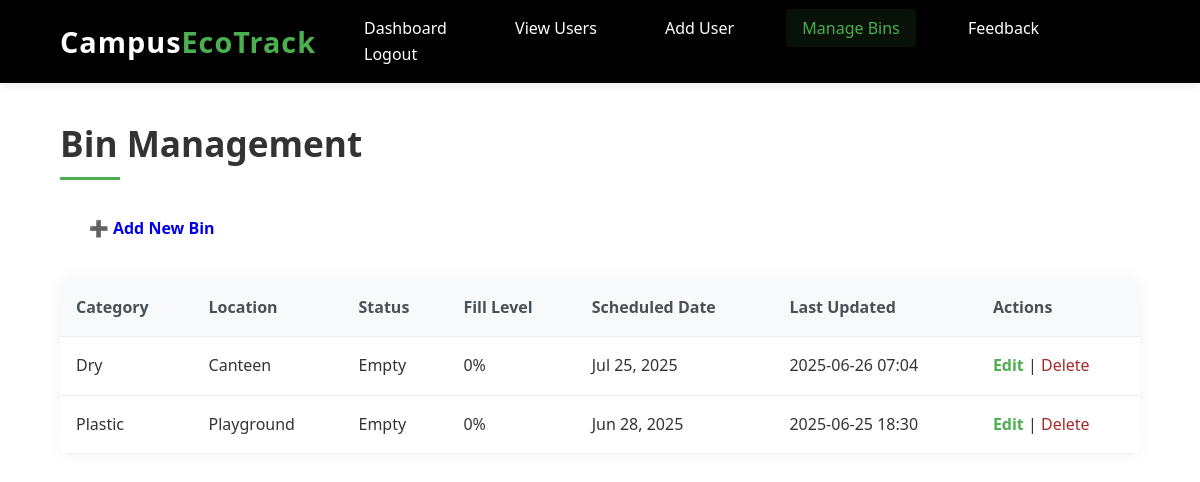
Screenshot of /manage_bins (signed in) with the database file from the repository.
### general/models.py (models this page shows, shortened)
class Bin(models.Model):
    CATEGORY_CHOICES = [
        ('Dry', 'Dry'),
        ('Wet', 'Wet'),
        ('Plastic', 'Plastic'),
        ('E-Waste', 'E-Waste'),
        ('Other', 'Other'),
    ]
    LOCATION_CHOICES = [
        ('Block A', 'Block A'),
        ('Block B', 'Block B'),
        ('Canteen', 'Canteen'),
        ('Hostel', 'Hostel'),
        ('Library', 'Library'),
        ('Playground', 'Playground'),
    ]
    location = models.CharField(max_length=100, choices=LOCATION_CHOICES)
    category = models.CharField(max_length=50, choices=CATEGORY_CHOICES)
    status = models.CharField(max_length=20, choices=[('Empty', 'Empty'), ('Full', 'Full')], default='Empty')
    fill_level = models.IntegerField(default=0)  # % full (0 to 100)
    last_updated = models.DateTimeField(auto_now=True)
    scheduled_date = models.DateField(null=True, blank=True)

### admins/views.py (the view)
# urls.py: path('manage_bins', views.manage_bins, name='manage_bins'),
@login_required
def manage_bins(request):
    if request.user.role != 'admin':
        return render(request, '403.html')
    bins = Bin.objects.all()
    return render(request, 'manage_bins.html', {'bins': bins})

### admins/templates/manage_bins.html (shortened to what this page needs)
{% load static %}
<!DOCTYPE html>
<html>
<head>
    <link rel="stylesheet" href="{% static 'dashboard.css' %}">
</head>
<body>
<header>
    <div class="logo">Campus<span>EcoTrack</span></div>
    <nav>
        <a href="{% url 'admin_dashboard' %}">Dashboard</a>
        <a href="{% url 'view_users' %}">View Users</a>
        <a href="{% url 'add_user' %}">Add User</a>
        <a class="active" href="{% url 'manage_bins' %}">Manage Bins</a>
        <a href="{% url 'view_feedback' %}">Feedback</a>
        <a href="{% url 'logout_view' %}">Logout</a>
    </nav>
</header>
<main class="dashboard">
    <h1>Bin Management</h1>
    <p><a href="{% url 'add_bin' %}" class="btn">➕ Add New Bin</a></p>
    <table class="user-table">
        <thead>
            <tr>
                <th>Category</th>
                <th>Location</th>
                <th>Status</th>
                <th>Fill Level</th>
                <th>Scheduled Date</th>
                <th>Last Updated</th>
                <th>Actions</th>
            </tr>
        </thead>
        <tbody>
            {% for bin in bins %}
            <tr>
                <td>{{ bin.category }}</td>
                <td>{{ bin.location }}</td>
                <td>{{ bin.status }}</td>
                <td>{{ bin.fill_level }}%</td>
                <td>
                    {% if bin.scheduled_date %}
                        {{ bin.scheduled_date|date:"M d, Y" }}
                    {% else %}
                        <span style="color:#888;">-</span>
                    {% endif %}
                </td>
                <td>{{ bin.last_updated|date:"Y-m-d H:i" }}</td>
                <td>
                    <a href="{% url 'edit_bin' bin.id %}" style="font-weight: bold;">Edit</a> |
                    <a href="{% url 'delete_bin' bin.id %}" onclick="return confirm('Delete this bin?')" style="color: brown;">Delete</a>
                </td>
            </tr>
            {% empty %}
            <tr><td colspan="6">No bins found.</td></tr>
            {% endfor %}
        </tbody>
    </table>
</main>
</body>
</html>

### admins/static/dashboard.css (style rules this page uses)
.dashboard { padding: 2rem 5%; min-height: calc(100vh - 120px); }
.dashboard h1 { font-size: 2.2rem; margin-bottom: 1.5rem; color: #333; position: relative; padding-bottom: 0.5rem; }
.dashboard h1::after { content: ''; position: absolute; bottom: 0; left: 0; width: 60px; height: 3px; background-color: #4CAF50; }
.user-table { width: 100%; border-collapse: collapse; margin: 1.5rem 0; background-color: #fff; box-shadow: 0 0 20px rgba(0, 0, 0, 0.05); border-radius: 8px; overflow: hidden; }
.user-table th, .user-table td { padding: 1rem; text-align: left; border-bottom: 1px solid #eee; }
.user-table th { background-color: #f8f9fa; font-weight: 600; color: #495057; }
.user-table a { color: #4CAF50; text-decoration: none; font-weight: 500; }

### admins/static/adcommon.css (style rules this page uses)
* { margin: 0; padding: 0; box-sizing: border-box; font-family: 'Segoe UI', Tahoma, Geneva, Verdana, sans-serif; }
body { background-color: #ffffff; color: #333333; line-height: 1.6; }
header { background-color: #000000; color: white; padding: 1rem 5%; display: flex; justify-content: space-between; align-items: center; box-shadow: 0 2px 10px rgba(0, 0, 0, 0.1); position: sticky; top: 0; z-index: 1000; }
.logo { font-size: 1.8rem; font-weight: 700; letter-spacing: 1px; }
.logo span { color: #4CAF50; }
nav a { color: #ffffff; text-decoration: none; margin-left: 2rem; font-weight: 500; transition: all 0.3s ease; padding: 0.5rem 1rem; border-radius: 4px; }
nav a.active { color: #4CAF50; background-color: rgba(76, 175, 80, 0.1); }
.btn { display: inline-block; padding: 0.8rem 1.8rem; border-radius: 4px; text-decoration: none; font-weight: 600; transition: all 0.3s ease; margin-right: 1rem; }

### rows the page displays
Bin: category "Dry", location "Canteen", status "Empty", fill_level "0", scheduled_date "Jul 25, 2025", last_updated "2025-06-26 07:04"
Bin: category "Plastic", location "Playground", status "Empty", fill_level "0", scheduled_date "Jun 28, 2025", last_updated "2025-06-25 18:30"
